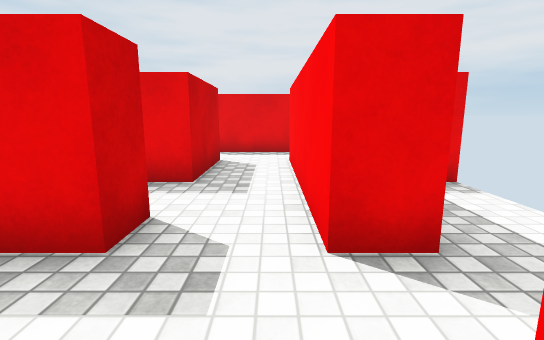
View 1 (above)

24 first-person views from a walk through a Unity game level. The camera is 1.2 m above the floor, tilts 10° down and sees 85° across. The floor is counted in squares, 1 m on a side. Each view is taken from the middle of a square. On the plan, view 1 faces up. The plan holds only what a view shows up to about 13 squares ahead; the rest is blank. Surface patterns are stand-ins for the level's own textures.

View 2
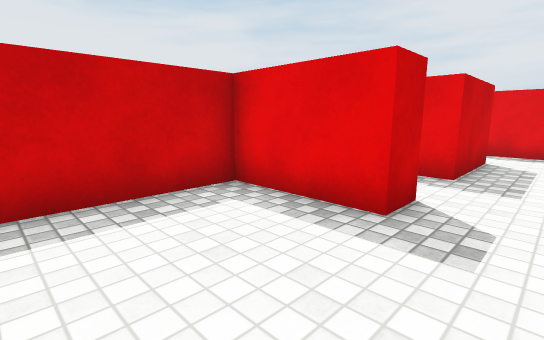

View 3
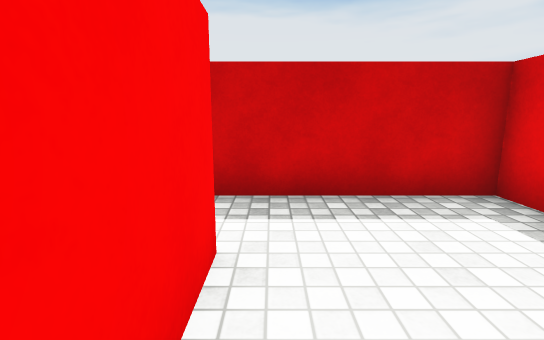

View 4
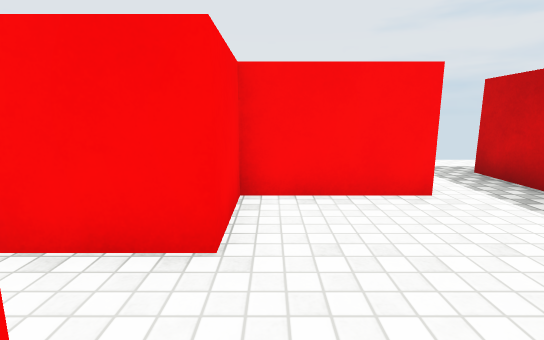

View 5
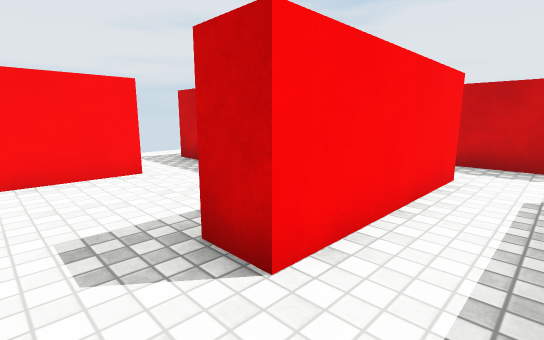

View 6
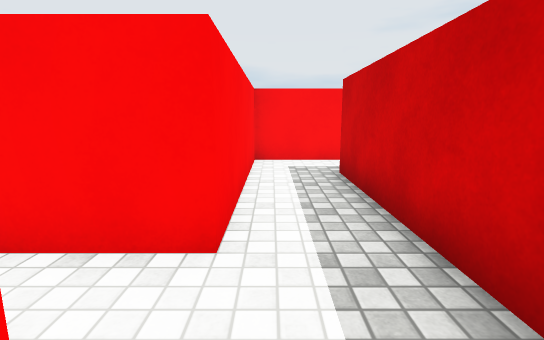

View 7
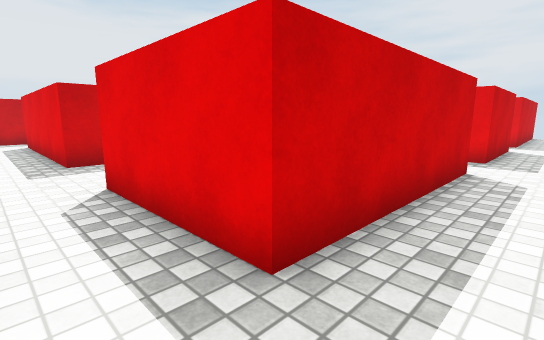

View 8
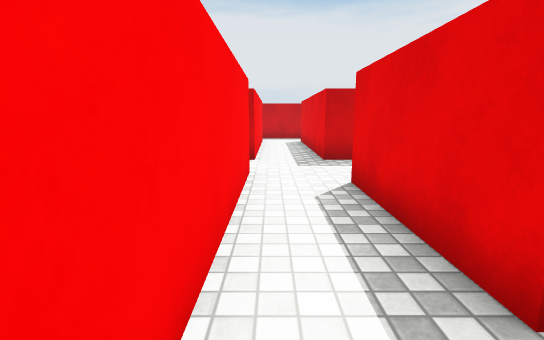

View 9
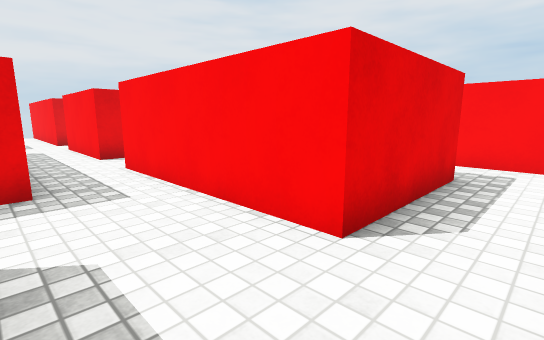

View 10
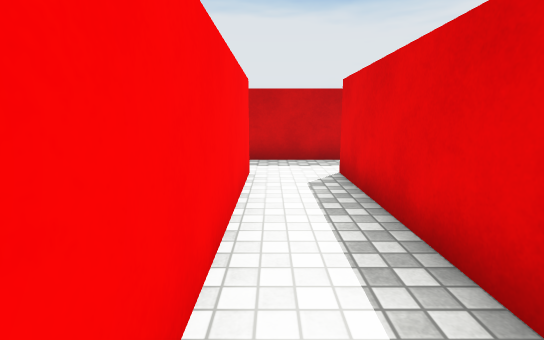

View 11
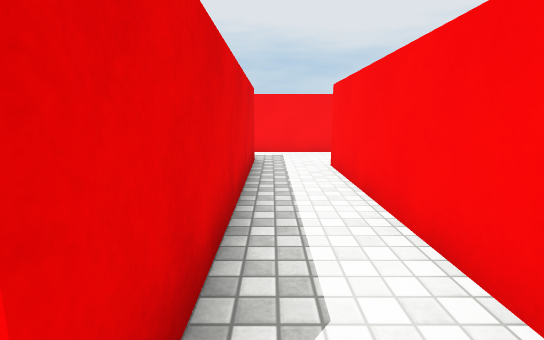

View 12
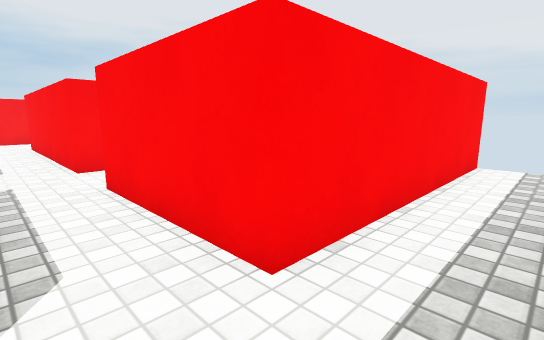

View 13
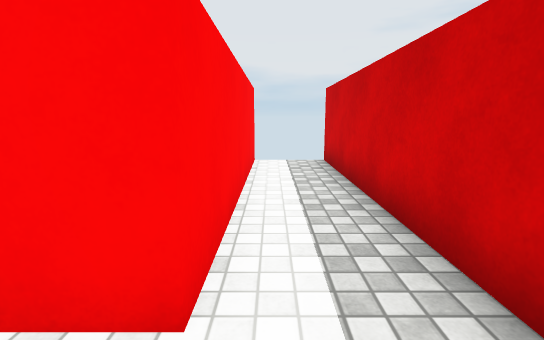

View 14
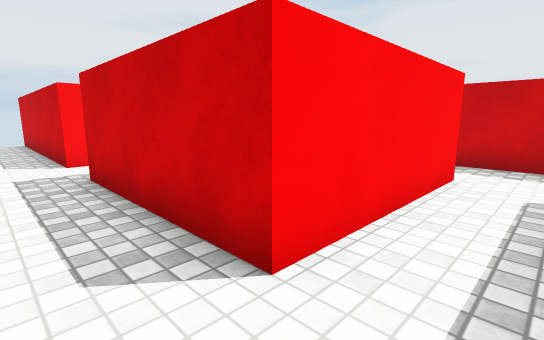

View 15
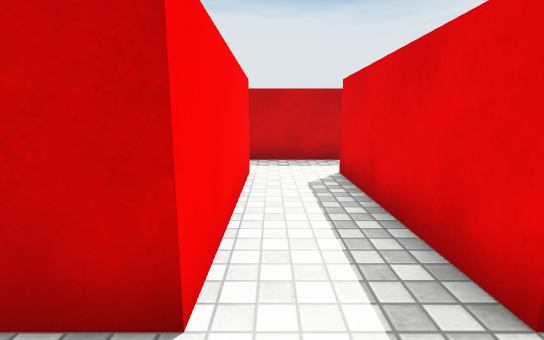

View 16
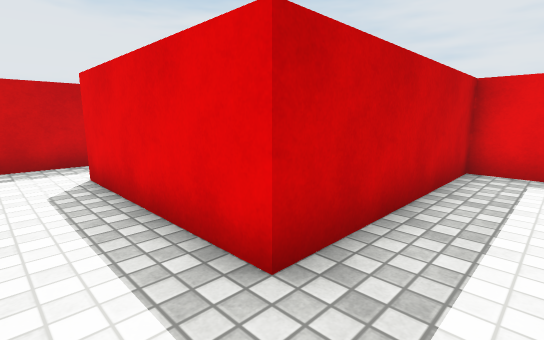

View 17
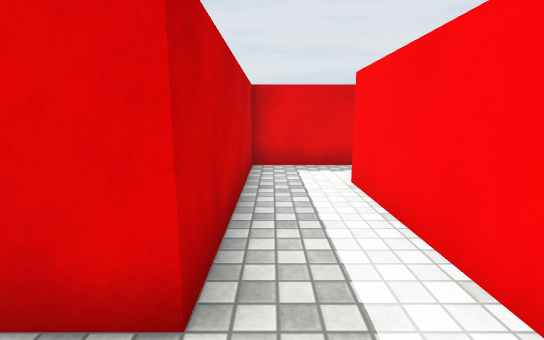

View 18
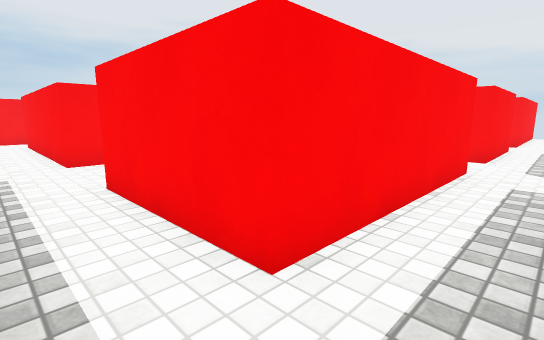

View 19
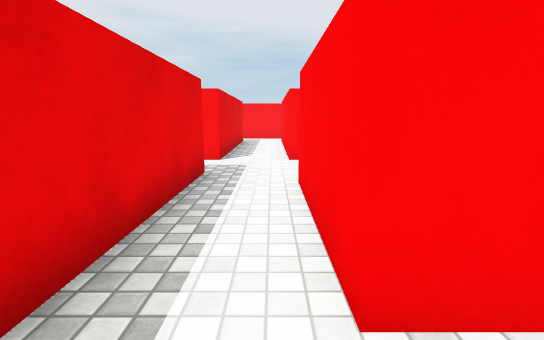

View 20
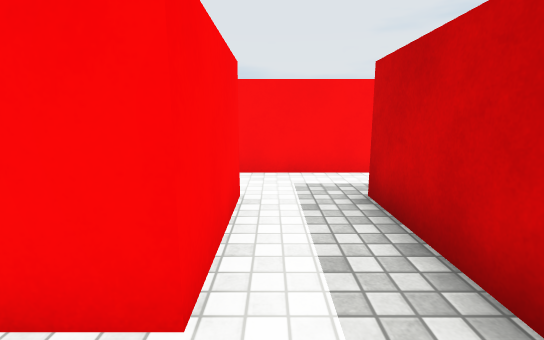

View 21
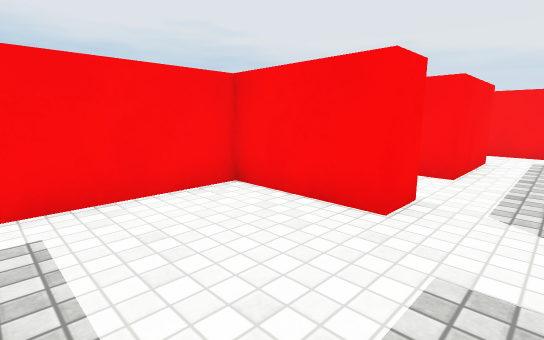

View 22
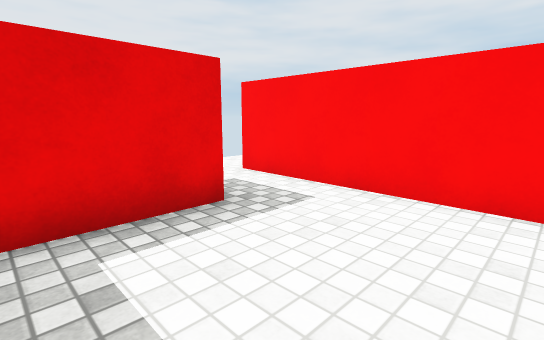

View 23
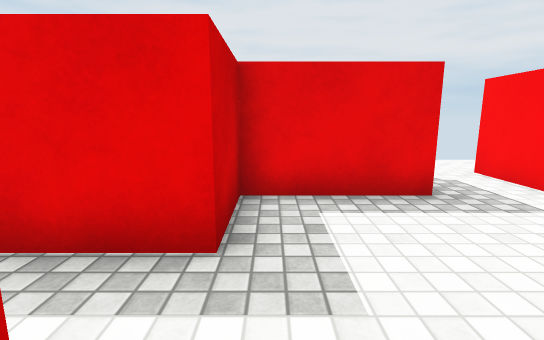

View 24
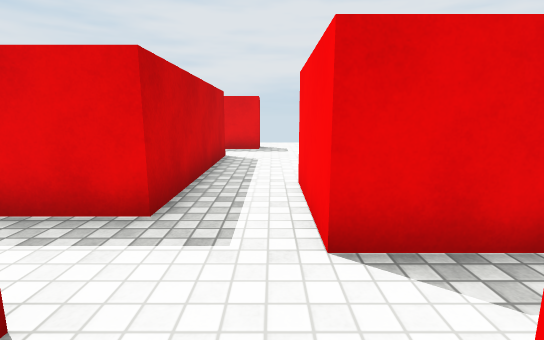

### Floor plan
Points are (right, up) in squares from view 1. A wall is a line through its corners. A room is listed if a view was taken in it or the views show most of it. See-through windows are left out.
Room 1 (views 1, 2, 3)
walls: (-1.5, 2.5) (-4.5, 2.5) (-4.5, -1.5); (-2.6, -1.5) (0.5, -1.5) (0.5, 0.5) (1.4, 0.5); (1.6, 2.5) (0.5, 2.5)
ways out: opening at (-0.5, 3) to room 2; opening at (-3.5, -2.5); opening at (1, 1.5)
Room 2 (views 4, 5, 6, 7, 8, 9, 10, 11, 12, 13, 14, 15, 16, 17, 18, 19, 20, 23, 24)
walls: (-20.6, 8.5) (-22.5, 8.5) (-22.5, 11.5); (-21.5, 14.6) (-21.5, 15.5) (-14.5, 15.5); (-22.5, 0.9) (-22.5, 1.5) (-15.5, 1.5); (-28.5, 9.4) (-28.5, 15.5) (-24.5, 15.5) (-24.5, 9.5) (-26.4, 9.5); (-14.4, 3.5) (-22.5, 3.5); (-24.5, 0) (-24.5, -2.8); (-28.5, 3.5) (-28.5, 7.5) (-28, 7.5); (-11.8, 7.5) (-12.5, 7.5) (-12.5, 11.5); (-15.5, 0.4) (-15.5, -0.5) (-22.5, -0.5); (-23.5, 17.5) (-30.5, 17.5) (-30.5, 11.5) (-35.5, 11.5) (-35.5, 12.5); (-16.9, 17.5) (-21.5, 17.5) (-21.5, 18); (-12, 13.5) (-12.5, 13.5) (-12.5, 16.2); (-22.5, -2.5) (-15.5, -2.5); (-30.5, 2.5) (-30.5, -5.5); (-8.5, 5.6) (-8.5, -0.5) (-12.5, -0.5) (-12.5, 5.5); (-13.5, -2.5) (-6.5, -2.5) (-6.5, 3.5) (-1.5, 3.5) (-1.5, 2.5); (-8.5, 11.5) (-8.5, 7.5) (-9, 7.5); (-8.5, 15.2) (-8.5, 13.5); (-35.5, 6.5) (-35.5, 9.5) (-30.5, 9.5) (-30.5, 4.5); (-28.5, -5.6) (-28.5, 1.5) (-24.5, 1.5); (-37.5, 12.5) (-37.5, 6.5); (-38.3, 4.5) (-35.1, 4.5); (-1.5, 8.5) (-1.5, 5.5) (-2.4, 5.5); (0.6, 10.5) (-1.9, 10.5); (0.5, 2.5) (0.5, 8.4)
ways out: opening at (-0.5, 3) to room 1; opening at (-36.5, 12) to room 3; opening at (-38, 5.5); opening at (-35, 5.5); opening at (-31.5, 3.5); opening at (-22.5, 18); opening at (-21.5, 7.5); opening at (-14.5, -3); opening at (-2, 9.5); opening at (1, 9.5)
Room 3 (views 21, 22)
walls: (-34.4, 16.5) (-37.5, 16.5) (-37.5, 14.5); (-35.5, 12.5) (-32.5, 12.5) (-32.5, 18.5)
ways out: opening at (-36.5, 12) to room 2; opening at (-38, 13.5); opening at (-33.5, 17.5)

Where each view was taken, in squares from view 1:
view 1: 0 up, 0 right, facing up
view 2: 1 down, 0 right, facing up-left
view 3: 1 down, 0 right, facing left
view 4: 3 up, 0 right, facing down
view 5: 5 up, 0 right, facing down-left
view 6: 6 up, 7 left, facing down
view 7: 2 down, 7 left, facing up-left
view 8: 2 down, 7 left, facing left
view 9: 2 down, 15 left, facing up-right
view 10: 2 down, 16 left, facing left
view 11: 3 up, 23 left, facing right
view 12: 3 up, 30 left, facing down-right
view 13: 3 up, 29 left, facing down
view 14: 11 up, 29 left, facing down-left
view 15: 10 up, 29 left, facing left
view 16: 10 up, 29 left, facing up-left
view 17: 10 up, 30 left, facing up
view 18: 17 up, 30 left, facing down-right
view 19: 16 up, 30 left, facing right
view 20: 11 up, 36 left, facing down
view 21: 16 up, 37 left, facing down-right
view 22: 13 up, 37 left, facing up-right
view 23: 12 up, 37 left, facing up
view 24: 6 up, 23 left, facing up
